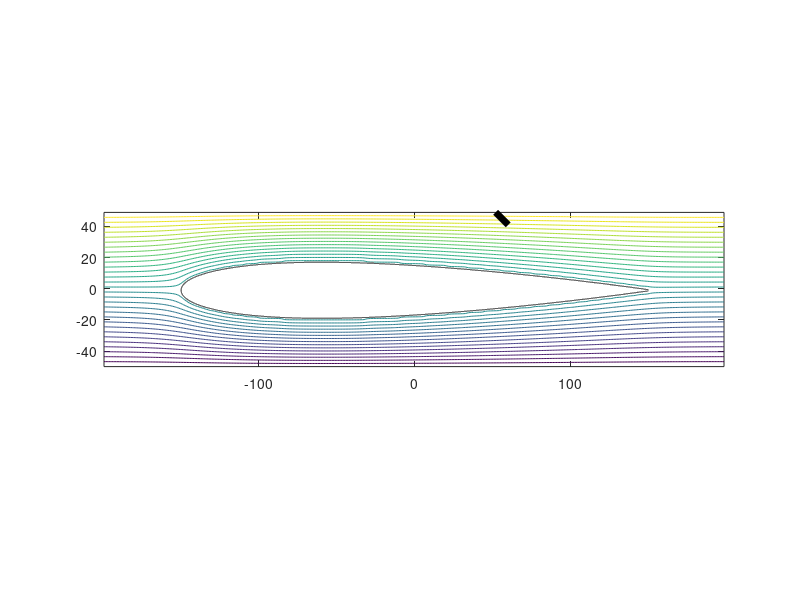

Reproduce this figure in MATLAB.
clear; close all; clc;
output = csvread('output.txt');
output(:, length(output)) = [];

s = size(output); height = s(1); width = s(2);

contour(-width/2:width/2-1, -height/2:height/2-1, flipud(output), 30);
axis equal

%% flat plate
hold on
plot([41 60], [60 41], '-k', 'LineWidth', 5);

%% plotting the line
c = 300; dx = 0.01;
t = 0.12;

x = 0:dx:c;

y = 5.*t.*c.*( (0.2969.*sqrt(x./c)) + (-0.1260.*(x./c)) + (-0.3516.*(x./c).*(x./c)) + (0.2843.*(x./c).*(x./c).*(x./c)) + (-0.1015.*(x./c).*(x./c).*(x./c).*(x./c)) );
hold on
plot(x-c/2, y-1, 'k', x-c/2, -y-1, 'k');
axis square
axis equal